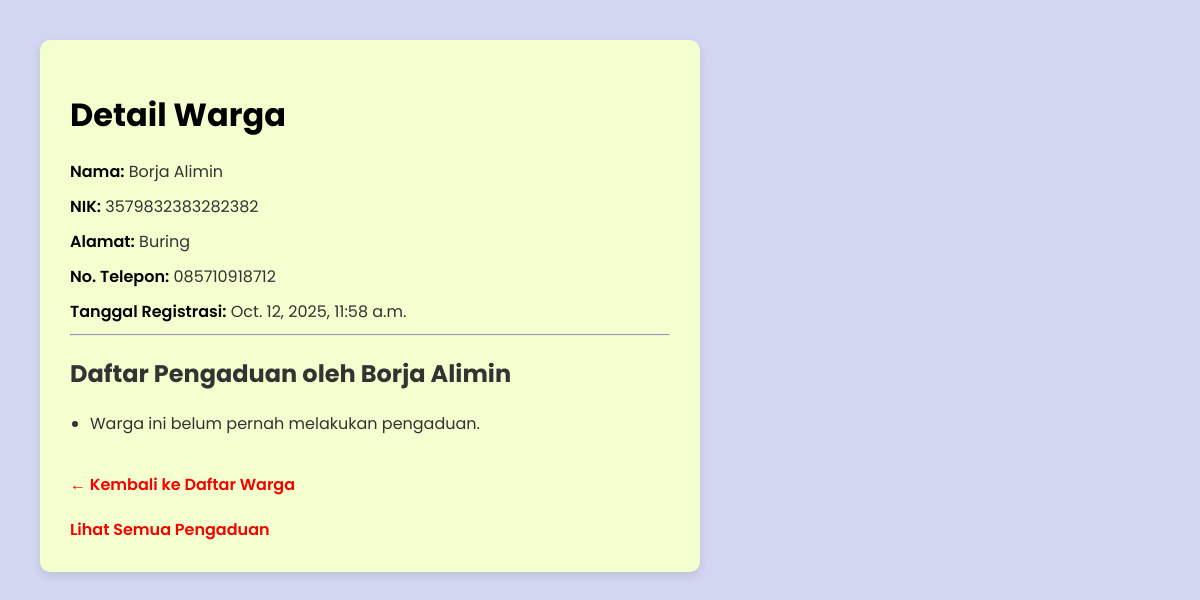
Screenshot of /warga/2/ with the database file from the repository.
### warga/models.py (models this page shows, shortened)
class Warga(models.Model):
    nik=models.CharField(max_length=16, unique=True,verbose_name="Nomor Induk Kependudukan")
    nama=models.CharField(max_length=100, unique=True,verbose_name="Nama lengkap")
    alamat=models.TextField(verbose_name="Alamat Rumah")
    no_telepon=models.CharField(max_length=16, blank=True,verbose_name="Nomor Telepon")
    tanggal_registrasi=models.DateTimeField(auto_now=True)

### warga/views.py (the view)
# urls.py: path('<int:pk>/', WargaDetailView.as_view(), name='warga-detail'),
class WargaDetailView(DetailView):
    model = Warga
    template_name = 'warga/warga_detail.html'

### warga/templates/warga/warga_detail.html (shortened to what this page needs)
<!DOCTYPE html>
<html lang="id">
  <head>
  </head>
  <body>
    <div class="container">
      <h1>Detail Warga</h1>
      <div class="field"><span class="label">Nama:</span> {{ object.nama }}</div>
      <div class="field"><span class="label">NIK:</span> {{ object.nik }}</div>
      <div class="field"><span class="label">Alamat:</span> {{ object.alamat }}</div>
      <div class="field"><span class="label">No. Telepon:</span> {{ object.no_telepon }}</div>
      <div class="field"><span class="label">Tanggal Registrasi:</span> {{ object.tanggal_registrasi }}</div>
      <hr />
      <h2>Daftar Pengaduan oleh {{ object.nama }}</h2>
      <ul>
        {% for aduan in object.pengaduan.all %}
          <li>
            <span class="aduan-title">{{ aduan.aduan }}</span><br />
            {{ aduan.isi }}<br />
            <span class="status">(Status: {{ aduan.get_status_display }})</span><br />
            <small>Dilaporkan pada: {{ aduan.tanggal_aduan }}</small>
          </li>
        {% empty %}
          <li>Warga ini belum pernah melakukan pengaduan.</li>
        {% endfor %}
      </ul>
      <a href="{% url 'warga-list' %}">← Kembali ke Daftar Warga</a>
      <br />
      <a href="{% url 'pengaduan-list' %}">Lihat Semua Pengaduan</a>
    </div>
  </body>
</html>

### warga/templates/warga/warga_detail.html (style rules this page uses)
body { font-family: "Poppins", sans-serif; margin: 40px; background-color: #d3d6f0; color: #333; }
.container { background: #f3ffce; border-radius: 10px; padding: 30px; max-width: 600px; box-shadow: 0 4px 8px rgba(0, 0, 0, 0.1); }
h1 { color: #000000; margin-bottom: 20px; }
.field { margin: 10px 0; }
.label { font-weight: 600; color: #000; }
a { display: inline-block; margin-top: 20px; text-decoration: none; color: #f60000; font-weight: 600; }
ul { padding-left: 20px; }
li { margin-bottom: 10px; }

### rows the page displays
Warga: nama "Borja Alimin", nik "3579832383282382", alamat "Buring", no_telepon "085710918712", tanggal_registrasi "Oct. 12, 2025, 11:58 a.m."
